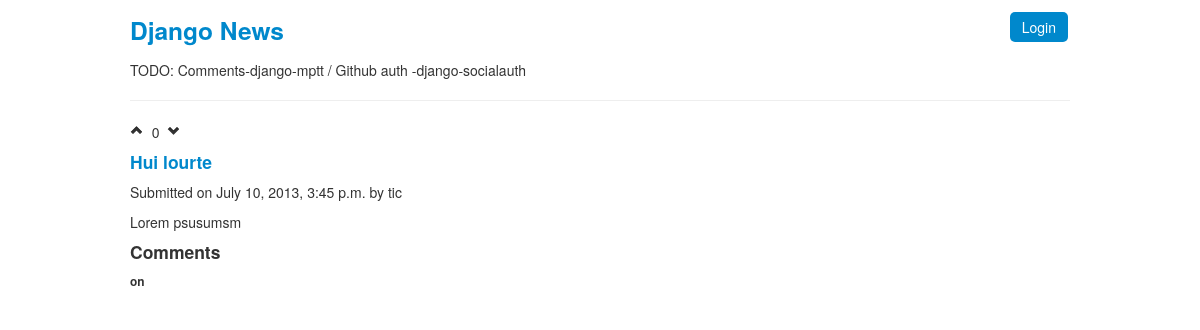
Page /4/ on the committed database.
### posts/models.py (models this page shows, shortened)
class Post(models.Model):
    title = models.CharField(max_length=200)
    user = models.ForeignKey(User)
    date = models.DateTimeField(auto_now_add=True)
    link = models.URLField(max_length=600, blank=True)
    text = models.TextField(blank=True)
    def score(self):
        return Vote.objects.filter(post=self,upvote=True).count() - Vote.objects.filter(post=self,upvote=False).count()

### posts/views.py (the view)
# urls.py: url(r'^(?P<id>\d+)/$', views.details, name='details'),
def details(request,id):
	post = Post.objects.get(pk=id)
	comments = Comment.objects.filter(post=post)
	return render(request, 'posts/details.html', {'post': post,'comments':comments})

### posts/templates/posts/details.html (shortened to what this page needs)
{% extends "posts/base.html" %}
{% block content %}
<div>
	{% include "posts/post.html" with post=post%}
	{% if post.text %}
	<div>{{ post.text }}<div>
	{% endif %}
</div>
<h4>Comments</h4>
{% load mptt_tags %}
{% recursetree comments %}
    <div class="comment" style="margin-left: {{ node.get_level }}0px">
        <h6>{{ node.author }} on {{ node.date }}</h6>
    </div>
{% endrecursetree %}
{% endblock %}

### posts/templates/posts/post.html (shortened to what this page needs)
<div class="post">
	<a href="{% url 'posts.views.upvote' post.pk %}"><i class="icon-chevron-up"></i></a>
	&nbsp;{{ post.score }}&nbsp;
	<a href="{% url 'posts.views.downvote' post.pk %}"><i class="icon-chevron-down"></i></a>
	<a href="{% url 'posts.views.details' post.pk %}"><h4>{{ post.title }}</h4></a>
	<p> Submitted on {{ post.date }} by {{ post.user }} </p>
</div>

### rows in the picture
Post: score "0", title "Hui lourte", date "July 10, 2013, 3:45 p.m.", user "tic", text "Lorem psusumsm"
